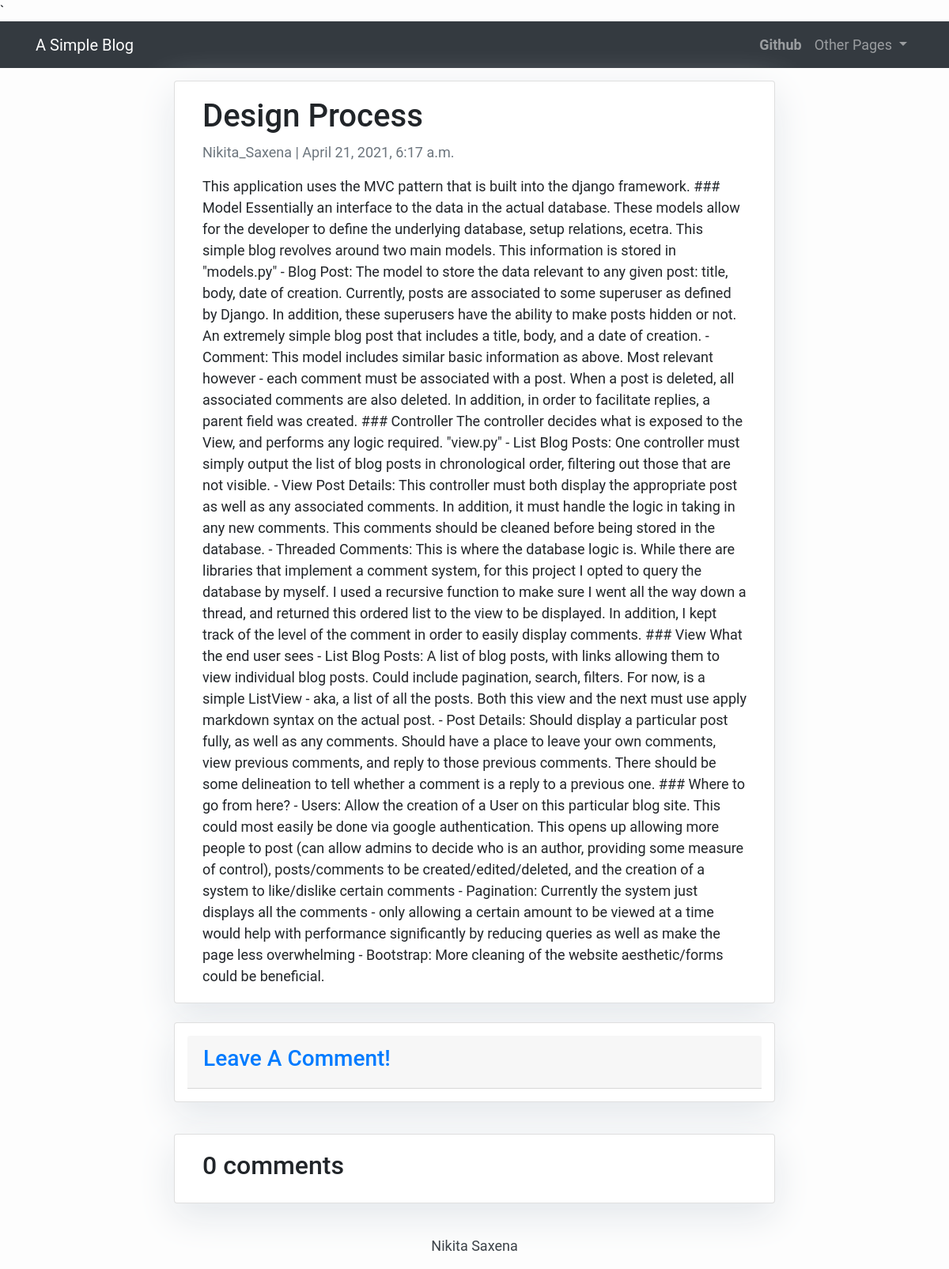
The page /design-process/ on the database its author committed.
### blog/models.py (models this page shows, shortened)
class SimpleBlogPost(models.Model):
    title = models.CharField(max_length=200, unique=True)
    slug = models.SlugField(max_length=200, unique=True)  # Slug: URL for the post
    content = models.TextField()
    created_on = models.DateTimeField(auto_now_add=True)
    author = models.ForeignKey(User, on_delete=models.CASCADE, related_name='blog_posts')
    status = models.IntegerField(choices=STATUS, default=1)
    class Meta:
        ordering = ['-created_on']

### blog/views.py (the view)
# urls.py: path('<slug:slug>/', views.post_detail, name='post_detail'),
def post_detail(request, slug):
    template_name = 'post_detail.html'
    post = get_object_or_404(SimpleBlogPost, slug=slug)
    comments_ordered = get_nested_comments(post)
    count = len(comments_ordered)
    if request.method == 'POST':
        comment_form = SimpleCommentForm(data=request.POST)
        if comment_form.is_valid():
            try:
                parent_id = int(request.POST.get('parent_id'))
            except:
                parent_id = None
            parent_obj = None
            if parent_id:
                parent_obj = SimpleComment.objects.get(id=parent_id)
                if parent_obj:
                    reply_comment = comment_form.save(commit=False)
                    reply_comment.parent = parent_obj
            new_comment = comment_form.save(commit=False)
            new_comment.post = post
            new_comment.save()
            return HttpResponseRedirect(post.get_absolute_url())  # Redirect user to post
    else:
        comment_form = SimpleCommentForm()
    return render(request,
                  template_name,
                  {'post': post,
                   'comment_form': comment_form,
                   'comments_ordered': comments_ordered,
                   'count' : count,
                   })

### blog/views.py (called while the page is built)
def get_nested_comments(post):
    parent_comments = post.comments.filter(status=1, parent__isnull=True).order_by('-created_on')
    comments_ordered = []
    comments_ordered= get_nested_comments_helper(parent_comments, comments_ordered, indent=0)
    return comments_ordered

def get_nested_comments_helper(comment_list, comments_ordered, indent = 0):
    for c in comment_list:
        comments_ordered.append((c,indent, 12-indent))
        c_replies = c.replies.all()
        if c_replies:
            comments_ordered = get_nested_comments_helper(c_replies, comments_ordered, indent=indent + 1)
    return comments_ordered

### templates/post_detail.html (shortened to what this page needs)
{% extends 'base.html' %} {% block content %}
{% load crispy_forms_tags %}
<div class="container">
    <div class="row justify-content-md-center">
        <div class="col-md-8 card mb-4  mt-3 left  top">
             <div class="card-body">
                <h1>{% block title %} {{ post.title }} {% endblock title %}</h1>
                <p class=" text-muted">{{ post.author }} | {{ post.created_on }}</p>
                <p class="card-text content-markdown">{{ post.content | safe }}</p>
            </div>
        </div>
    </div>
    <div class="row justify-content-md-center">
        <div class="col-md-8 card mb-4 p-3">
            <div class="card-header">
                <h3>
                    <a class="card-link" data-toggle="collapse" href="#collapseNewComment" aria-expanded="false" aria-controls="collapseExample">
                        Leave A Comment!
                    </a>
                </h3>
            </div>
        </div>
    </div>
     <div class="row justify-content-md-center">
        <div class="col-md-8 card mb-4  mt-3 ">
            <div class="card-body">
            <h2>{{ count }} comments </h2>
          </div>
        </div>
    </div>
  </div>
{% endblock content %}

### templates/base.html (style rules this page uses)
body { font-family: "Roboto", sans-serif; font-size: 17px; background-color: #fdfdfd; }

### templates/post_detail.html (style rules this page uses)
body { font-family: "Roboto", sans-serif; font-size: 18px; background-color: #fdfdfd; }
.card { box-shadow: 0 16px 48px #E3E7EB; }

### rows shown on the page
SimpleBlogPost: title "Design Process", author "Nikita_Saxena", created_on "April 21, 2021, 6:17 a.m.", content "This application uses the MVC pattern that is built into the django framework. ### Model Essentially an interface to the data in the actual database. These models allow for the developer to define the underlying database, setup relations, ecetra. This simple blog revolves around two main models. This information is stored in \"models.py\" - Blog Post: The model to store the data relevant to any given post: title, body, date of creation. Currently, posts are associated to some superuser as defined by Django. In addition, these superusers have the ability to make posts hidden or not. An extremely simple blog post that includes a title, body, and a date of creation. - Comment: This model…"

### other values the page prints
{{ count }} "0"
